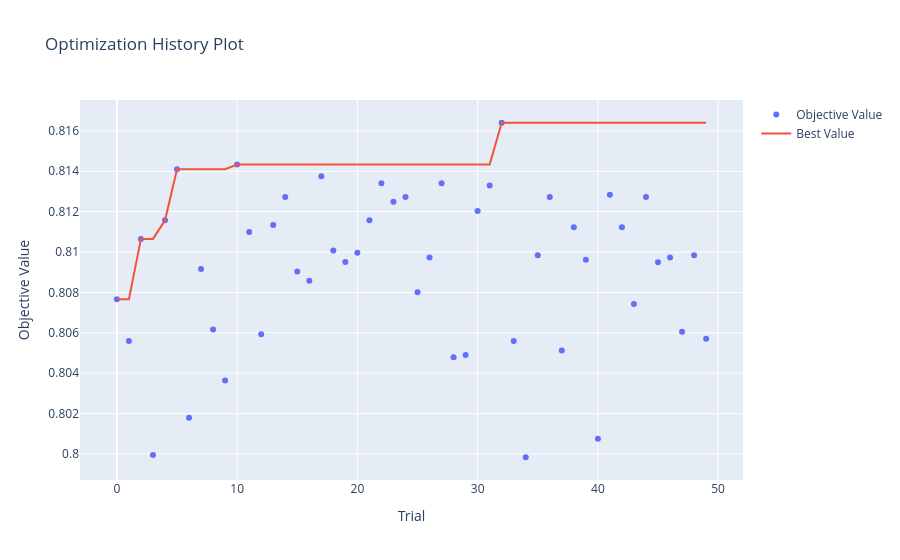
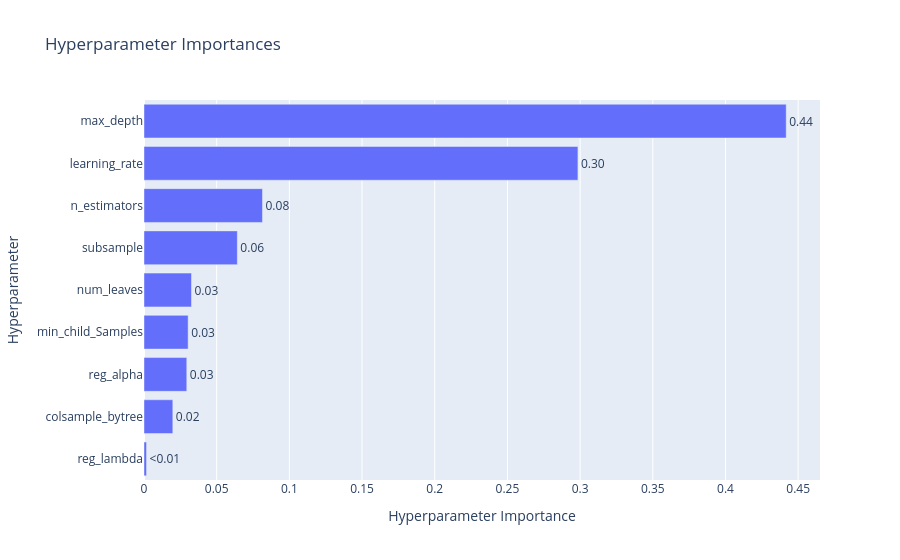

Here is the notebook cell these charts were saved with, in order:
### Code cell
from optuna.visualization import plot_optimization_history, plot_param_importances

plot_optimization_history(study).show()

plot_param_importances(study).show()

### Figure 1 — Plotly figure (JSON) as saved in the notebook; plotly's stock layout.template omitted (floating-point values rounded to 4 significant figures)
{"data": [{"mode": "markers", "name": "Objective Value", "type": "scatter", "x": [0, 1, 2, 3, 4, 5, 6, 7, 8, 9, 10, 11, 12, 13, 14, 15, 16, 17, 18, 19, 20, 21, 22, 23, 24, 25, 26, 27, 28, 29, 30, 31, 32, 33, 34, 35, 36, 37, 38, 39, 40, 41, 42, 43, 44, 45, 46, 47, 48, 49], "y": [0.8077, 0.8056, 0.8107, 0.8, 0.8116, 0.8141, 0.8018, 0.8092, 0.8062, 0.8036, 0.8143, 0.811, 0.8059, 0.8113, 0.8127, 0.809, 0.8086, 0.8138, 0.8101, 0.8095, 0.81, 0.8116, 0.8134, 0.8125, 0.8127, 0.808, 0.8097, 0.8134, 0.8048, 0.8049, 0.812, 0.8133, 0.8164, 0.8056, 0.7998, 0.8098, 0.8127, 0.8051, 0.8112, 0.8096, 0.8008, 0.8128, 0.8112, 0.8074, 0.8127, 0.8095, 0.8097, 0.8061, 0.8098, 0.8057]}, {"mode": "lines", "name": "Best Value", "type": "scatter", "x": [0, 1, 2, 3, 4, 5, 6, 7, 8, 9, 10, 11, 12, 13, 14, 15, 16, 17, 18, 19, 20, 21, 22, 23, 24, 25, 26, 27, 28, 29, 30, 31, 32, 33, 34, 35, 36, 37, 38, 39, 40, 41, 42, 43, 44, 45, 46, 47, 48, 49], "y": [0.8077, 0.8077, 0.8107, 0.8107, 0.8116, 0.8141, 0.8141, 0.8141, 0.8141, 0.8141, 0.8143, 0.8143, 0.8143, 0.8143, 0.8143, 0.8143, 0.8143, 0.8143, 0.8143, 0.8143, 0.8143, 0.8143, 0.8143, 0.8143, 0.8143, 0.8143, 0.8143, 0.8143, 0.8143, 0.8143, 0.8143, 0.8143, 0.8164, 0.8164, 0.8164, 0.8164, 0.8164, 0.8164, 0.8164, 0.8164, 0.8164, 0.8164, 0.8164, 0.8164, 0.8164, 0.8164, 0.8164, 0.8164, 0.8164, 0.8164]}, {"marker": {"color": "#cccccc"}, "mode": "markers", "name": "Infeasible Trial", "showlegend": false, "type": "scatter", "x": [], "y": []}], "layout": {"title": {"text": "Optimization History Plot"}, "xaxis": {"title": {"text": "Trial"}}, "yaxis": {"title": {"text": "Objective Value"}}}}

### Figure 2 — Plotly figure (JSON) as saved in the notebook; plotly's stock layout.template omitted (floating-point values rounded to 4 significant figures)
{"data": [{"cliponaxis": false, "hovertemplate": ["reg_lambda (FloatDistribution): 0.0017403813253769303<extra></extra>", "colsample_bytree (FloatDistribution): 0.019824176237379674<extra></extra>", "reg_alpha (FloatDistribution): 0.029430854455072486<extra></extra>", "min_child_Samples (IntDistribution): 0.03036083279082276<extra></extra>", "num_leaves (IntDistribution): 0.03267660074617858<extra></extra>", "subsample (FloatDistribution): 0.06420993087568652<extra></extra>", "n_estimators (IntDistribution): 0.08149303001509677<extra></extra>", "learning_rate (FloatDistribution): 0.2984990169486927<extra></extra>", "max_depth (IntDistribution): 0.44176517660569364<extra></extra>"], "name": "Objective Value", "orientation": "h", "text": ["<0.01", "0.02", "0.03", "0.03", "0.03", "0.06", "0.08", "0.30", "0.44"], "textposition": "outside", "type": "bar", "x": [0.00174, 0.01982, 0.02943, 0.03036, 0.03268, 0.06421, 0.08149, 0.2985, 0.4418], "y": ["reg_lambda", "colsample_bytree", "reg_alpha", "min_child_Samples", "num_leaves", "subsample", "n_estimators", "learning_rate", "max_depth"]}], "layout": {"title": {"text": "Hyperparameter Importances"}, "xaxis": {"title": {"text": "Hyperparameter Importance"}}, "yaxis": {"title": {"text": "Hyperparameter"}}}}
